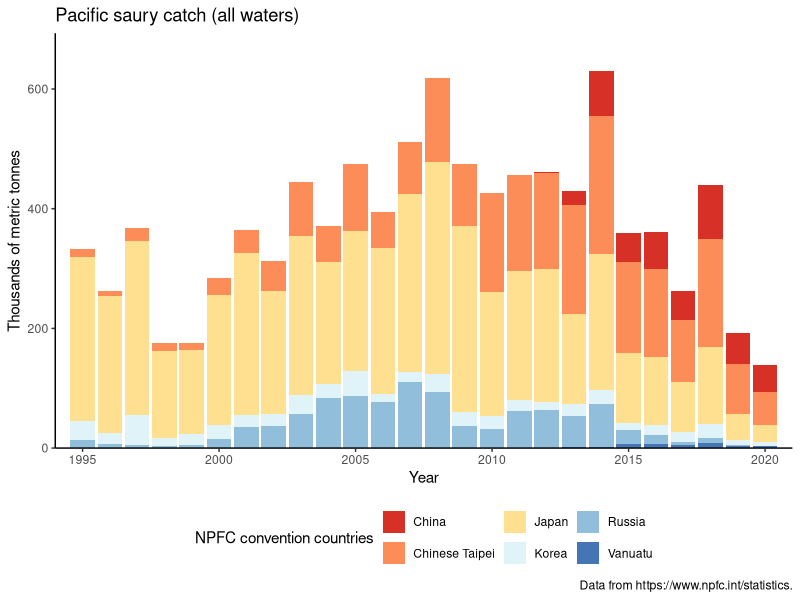

R code for this plot: (Note: this script raises an error after producing the figure.)
## ---- chunk 1
library(knitr)
library(tidyverse)
library(RColorBrewer)
library(cowplot)
library(here)
knitr::opts_chunk$set(echo = TRUE)

NPFCcatch <- read_csv(here('data//NPFCcatchstats_June102021.csv'))
NPFCeffort <- read_csv(here('data//NPFCeffortstats_June102021.csv'))

# uniform styling for tidyverse
NPFCcatch$region <- str_replace_all(NPFCcatch$region, "\n", "")
NPFCeffort$species <- str_to_lower(NPFCeffort$species)
NPFCcatch$gear <- str_to_lower(NPFCcatch$gear)
NPFCeffort$gear <- str_to_lower(NPFCeffort$gear)
## ---- chunk 2
saury <- NPFCcatch %>%
  filter(species=='pacific_saury') %>%
  mutate(catch_mton=catch_mton/1000)

# custom color scale to hold constant with all plots
convcountries <- brewer.pal(6, 'RdYlBu')
names(convcountries) <- levels(NPFCcatch$country)
customscale <- scale_fill_manual(values=convcountries, labels=c('China','Chinese Taipei','Japan','Korea','Russia', 'Vanuatu'))

saurycatchplot_noTAC <- ggplot(data=saury, aes(x=year, y=catch_mton, fill=country)) +
  geom_bar(position='stack', stat='identity') +
  customscale +
  scale_x_continuous(limits=c(1994,2021), expand=c(0,0)) +
  scale_y_continuous(expand=expansion(mult=c(0,0.1)))  +
  xlab('Year') +
  ylab('Thousands of metric tonnes') +
  theme_classic() +
  theme(legend.position='bottom') +
  ggtitle('Pacific saury catch (all waters)') +
    labs(fill='NPFC convention countries', caption='Data from https://www.npfc.int/statistics.') # +
#    geom_hline(yintercept=333.75,color='black',linetype='longdash', size=1)
# ggsave(here('rmd', 'NPFC_saury_catch_allcountries_noTAC.png'), saurycatchplot_noTAC, width=200, height=150, units='mm')
saurycatchplot
## ---- chunk 3
catchplotfnc_CA <- function(sp, CA=TRUE, ...) {
  catchsp <- NPFCcatch %>% mutate(is_CA=str_detect(region, 'CA'),
                                  catch_mton=catch_mton/1000) %>%
    filter(species==sp & is_CA==CA) %>%
    select(-is_CA)

catchplot <- ggplot(data=catchsp, aes(x=year, y=catch_mton, fill=country)) +
  geom_bar(position='stack', stat='identity') +
  customscale +
  scale_x_continuous(limits=c(1994,2021), expand=c(0,0)) +
  scale_y_continuous(expand=expansion(mult=c(0,0.1)))  +
  xlab('Year') +
  ylab('Thousands of metric tonnes') +
  theme_classic()

  return(catchplot)
}
saurycatchplot_CA <- catchplotfnc_CA('pacific_saury', CA=TRUE) +
  geom_hline(yintercept=198, color='black',linetype='longdash', size=1) +
  theme(legend.position = 'bottom') +
  ggtitle('Pacific saury catch in NPFC high seas convention area') +
  labs(fill='NPFC convention countries', caption='Data from https://www.npfc.int/statistics.')
# ggsave(here('rmd', 'NPFC_saury_catch_allcountries_CA.png'), saurycatchplot_CA, width=200, height=150, units='mm')

saurycatchplot_CA
## ---- chunk 4
regioncolors <- rev(brewer.pal(length(unique(NPFCcatch$region)), 'Paired'))
names(regioncolors) <- levels(NPFCcatch$region)

regionscale <- scale_fill_manual(values=regioncolors,
                                  breaks=c('NW', "CA", "CA170EWest", "CA170EEast", "Composite"),
                                  labels=c('NW', "CA", "CA - west of 170\u00B0E", "CA - east of 170\u00B0E", "Composite"))

catchplotfnc_areacomparison <- function(sp, ...) {
  dat <- NPFCcatch %>% filter(species==sp) %>% mutate(catch_mton=catch_mton/1000)

  plot <- ggplot(data=dat, aes(x=year, y=catch_mton, fill=region)) +
  regionscale +
  geom_bar(position='stack', stat='identity') +
  scale_x_continuous(limits=c(1994,2021), expand=c(0,0)) +
  scale_y_continuous(expand=expansion(mult=c(0,0.1)))  +
  xlab('Year') +
  ylab('Thousands of metric tonnes') +
  theme_classic()
}
# saury catch overall
saurycatchplot_areacomparison <- catchplotfnc_areacomparison(sp='pacific_saury') +
geom_hline(yintercept=333.75,color='black',linetype='longdash', size=1) +
theme(legend.position='bottom') +
labs(fill='Catch Region', caption='Data from https://www.npfc.int/statistics.') +
  ggtitle("Pacific saury catches in national waters (NW) and NPFC Convention Area (CA)")
# ggsave(here('rmd', 'NPFC_saury_catch_allcountries_CAvNW.png'), saurycatchplot_areacomparison, width=200, height=150, units='mm')

saurycatchplot_areacomparison
## ---- chunk 5
cpue <- read_csv(here('data//NPFC_saury_CPUE_2019_stock_assessment_June182021.csv'))

cpue_JPN <- cpue %>% ggplot(aes(x=year, y=CPUE_JPN_early)) +
  geom_point(shape=4) + geom_line(size=1) +
  geom_point(aes(y=CPUE_JPN_late)) + geom_line(aes(y=CPUE_JPN_late), size=1) +
  scale_x_continuous(limits=c(1979,2019),breaks=c(seq(1980,2018,by=10),2019), expand=c(0,1.1)) +
  scale_y_continuous(expand=expansion(mult=c(0.1,0.1)), limits=c(0,5))  +
  xlab('Year') +
  ylab('Standardized CPUE') +
  theme_classic() +
  ggtitle('Japan')

cpue_china <- cpue %>% ggplot(aes(x=year, y=CPUE_CHN)) + geom_point() + geom_line(size=1) +
  scale_x_continuous(limits=c(1979,2019),breaks=c(seq(1980,2018,by=10),2019), expand=c(0,1.1)) +
  scale_y_continuous(expand=expansion(mult=c(0.1,0.1)), limits=c(0,18))  +
  xlab('Year') +
  ylab('Standardized CPUE') +
  theme_classic() +
  ggtitle('China')

cpue_korea <- cpue %>% ggplot(aes(x=year, y=CPUE_KOR)) + geom_point() + geom_line(size=1) +
  scale_x_continuous(limits=c(1979,2019),breaks=c(seq(1980,2018,by=10),2019), expand=c(0,1.1)) +
  scale_y_continuous(expand=expansion(mult=c(0.1,0.1)))  +
  xlab('Year') +
  ylab('Standardized CPUE') +
  theme_classic() +
  ggtitle('Korea')

cpue_chntaipei <- cpue %>% ggplot(aes(x=year, y=CPUE_CT)) + geom_point() + geom_line(size=1) +
  scale_x_continuous(limits=c(1979,2019),breaks=c(seq(1980,2018,by=10),2019), expand=c(0,1.1)) +
  scale_y_continuous(expand=expansion(mult=c(0.1,0.1)))  +
  xlab('Year') +
  ylab('Standardized CPUE') +
  theme_classic() +
  ggtitle('Chinese Taipei')

cpue_russia <- cpue %>% ggplot(aes(x=year, y=CPUE_RUS)) + geom_point() + geom_line(size=1) +
  scale_x_continuous(limits=c(1979,2019),breaks=c(seq(1980,2018,by=10),2019), expand=c(0,1.1)) +
scale_y_continuous(expand=expansion(mult=c(0.1,0.1)))  +
xlab('Year') +
ylab('Standardized CPUE') +
theme_classic() +
ggtitle('Russia')

cpue_plotgrid <- plot_grid(cpue_china + ylab(NULL),
          cpue_chntaipei + ylab(NULL),
          cpue_JPN + ylab(NULL),
          cpue_korea + ylab(NULL),
          cpue_russia + ylab(NULL),
          ncol=2,
          scale=0.9) +
theme(plot.margin=margin(l=10)) +
draw_label(label='NPFC standardized CPUE', x=0.01, y=0.5, angle=90)
# ggsave(here('rmd', 'NPFC_saury_stockassessmentCPUE_allcountries.png'), cpue_plotgrid, width=300, height=150, units='mm')

cpue_plotgrid
